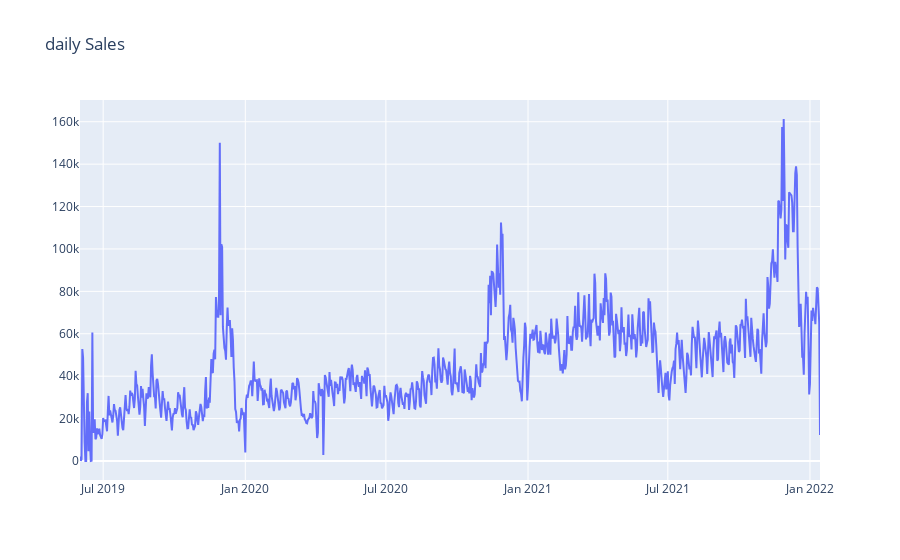

Source (notebook cell):
### Markdown cell above
### 4- Check the data, if it is not stationary, make it stationary

### Code cell
plot_data = [
    go.Scatter(
        x=df_d['ds'],
        y=df_d['y'],
    )
]
plot_layout = go.Layout(
        title='daily Sales'
    )
fig = go.Figure(data=plot_data, layout=plot_layout)
pyoff.iplot(fig)

### Figure 1 — Plotly figure (JSON) as saved in the notebook; plotly's stock layout.template omitted (floating-point values rounded to 4 significant figures; data arrays with more than 128 entries replaced by an {"elided": "..."} marker saying what was removed)
{"data": [{"type": "scatter", "x": {"elided": "959 str values"}, "y": {"elided": "959 float values"}}], "layout": {"title": {"text": "daily Sales"}}}
